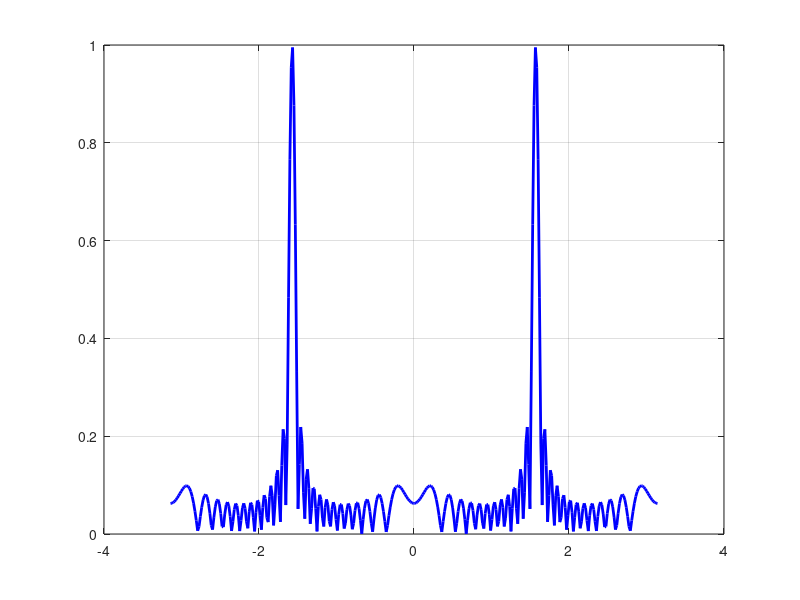

Source code (MATLAB):
% Niranjan Mathirajan, Owen Davis
% October 14, 2025
% ECE 315H MATLAB Phased Array Antenna 


% https://innovationspace.ansys.com/courses/wp-content/uploads/sites/5/2022/07/AntennaArrays_04ManipulatingtheArrayFactor.pdf

f = 5e6; % frequency of antenna 
c = 3e8; % speed of light
lambda = c/f;
dx = 0.8 * lambda; % distance between antennas
N = 16; % number of antennas
nTheta = 360;
theta = linspace(-pi,pi,nTheta);
phase = -0 * pi/180; % direction of anetanna figure out this phase stuff later
k = 2 * pi/ lambda;
AF = zeros(1,nTheta);


SLL = 2;
SLL_R = 10^(SLL);
t0 = cosh(acosh(SLL_R)/((N-1)));

m = zeros(0,N-1);
psi_m = pi * (2*m/(N-1) - 1);

% Solving Dolph-Chebyshev



% Array Factor value
for t = 1:nTheta
    for n = 1:N
        AF(t) = AF(t) + exp(1j*(n-1)*(k*dx*cos(theta(t))+ phase));
    end
    AF(t) = AF(t)/N;
end

plot(theta, abs(AF),"blue",...
    'LineWidth',2)

ax = gca; 
gca.FontSize = 12;

grid on
